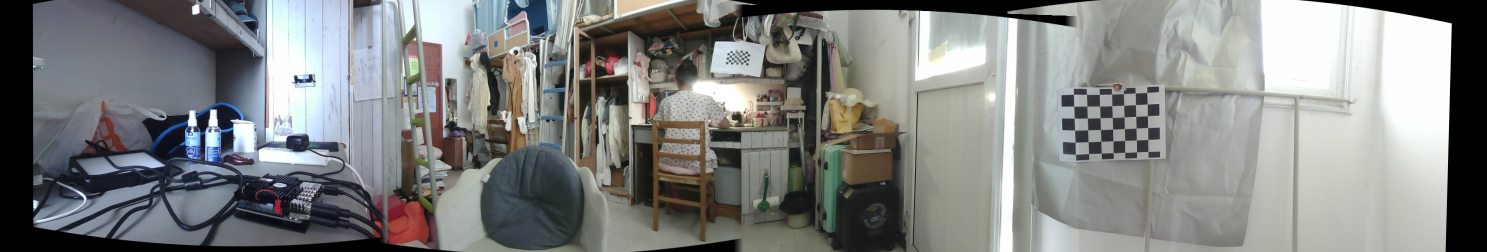
#> input picture output/frame.jpg, 2974 x 504 px (shown at 1/2 size)
$ python stitch_3cam.py --img0 ../output/frame.jpg --img2 ../output/frame.jpg --img4 ../output/frame.jpg
#> lines starting #> are read from the running program, lines starting #| are printed output that depends on the picture; after the words box and inside, x2 and y2 are one past the last pixel; in counts of white or black regions, pixels touching at a corner belong together
### src/utils.py
#!/usr/bin/env python3
"""通用工具函数。

这里放跨模块共用的小工具：日志、目录创建、图像编码、柱面投影、黑边裁剪和线程安全帧缓存。
拼接主流程依赖这里的 SharedFrameBuffer 作为线程之间的“内存管道”。
"""

import threading
import time
from datetime import datetime
from pathlib import Path

import cv2
import numpy as np


# 柱面投影 remap 映射缓存。
# 同一分辨率和焦距下，remap 的 map_x/map_y 每帧完全相同，缓存后可以省掉大量三角函数计算。
# key=(height, width, rounded_focal_length)
_CYLINDRICAL_MAP_CACHE = {}
_CYLINDRICAL_MAP_CACHE_LOCK = threading.Lock()
_CYLINDRICAL_MAP_CACHE_MAX_ITEMS = 16


def log_info(msg: str):
    print(f"[INFO] {msg}")


def log_warn(msg: str):
    print(f"[WARN] {msg}")


def log_error(msg: str):
    print(f"[ERROR] {msg}")


def ensure_dir(path: Path):
    path.mkdir(parents=True, exist_ok=True)


def ensure_bgr(frame):
    if frame is None:
        return None
    if len(frame.shape) == 2:
        return cv2.cvtColor(frame, cv2.COLOR_GRAY2BGR)
    return frame


def timestamp_str() -> str:
    return datetime.now().strftime("%Y%m%d_%H%M%S_%f")[:-3]

# [25 lines left out: functions safe_write_image, image_to_jpeg_bytes, not called in this run]


def load_image(path: Path):
    img = cv2.imread(str(path), cv2.IMREAD_COLOR)
    return img


# [83 lines left out: functions cylindrical_warp, crop_top_bottom_black, not called in this run]


class SharedFrameBuffer:
    """跨线程共享缓冲区。

    数据流向：
    - CaptureService 调用 update_frame(cam_id, frame) 写入原始相机帧。
    - StitchService 调用 get_latest_frames(cam_ids) 读取一组最新帧并生成全景。
    - StitchService 调用 update_stitched_frame(frame) 写入拼接结果。
    - Web 线程调用 get_frame_with_ts / get_stitched_frame_with_ts 做 MJPEG 推流。

    每次更新都会记录 time.time() 时间戳。Web 和拼接线程用时间戳判断是否有新帧，
    避免没有新图时重复编码/重复拼接，降低 CPU 占用。
    """

    # [19 lines left out: functions __init__, update_frame, get_latest_frames, not called in this run]

    def get_frame(self, cam_id: int):
        with self._lock:
            return self._frames.get(cam_id)

    # [9 lines left out: functions get_frame_with_ts, update_stitched_frame, not called in this run]

    def get_stitched_frame(self):
        with self._lock:
            return self._stitched_frame

    # [10 lines left out: functions get_stitched_frame_with_ts, get_stitched_age, not called in this run]

### src/stitch_3cam.py
#!/usr/bin/env python3
"""三路摄像头拼接模块。

三路模式以 cam2 为中心参考图，把 cam0 和 cam4 通过相邻矩阵变换到同一画布。
与四路不同，三路仍保留 H_*.npy 兼容加载，并对仿射矩阵做小角度旋转限制，
避免错误匹配导致画面大幅倾斜。
"""

import argparse
from pathlib import Path

import cv2
import numpy as np

try:
    from .config import (
        AFFINE_BLEND_RATIO,
        AFFINE_BLEND_WIDTH,
        AFFINE_CANVAS_HEIGHT,
        AFFINE_CANVAS_WIDTH,
        AFFINE_MAX_ROTATION_DEG,
        AFFINE_WORK_HEIGHT,
        AFFINE_Y_ALIGN_WEIGHT,
        HOMO_DIR,
    )
    from .utils import ensure_bgr, log_info
except ImportError:
    from config import (
        AFFINE_BLEND_RATIO,
        AFFINE_BLEND_WIDTH,
        AFFINE_CANVAS_HEIGHT,
        AFFINE_CANVAS_WIDTH,
        AFFINE_MAX_ROTATION_DEG,
        AFFINE_WORK_HEIGHT,
        AFFINE_Y_ALIGN_WEIGHT,
        HOMO_DIR,
    )
    from utils import ensure_bgr, log_info


def _as_affine_2x3(mat):
    arr = np.asarray(mat, dtype=np.float64)
    if arr.shape == (2, 3):
        return arr
    if arr.shape == (3, 3):
        return arr[:2, :]
    raise ValueError(f"不支持的矩阵形状: {arr.shape}")


def _to_3x3(affine_2x3):
    out = np.eye(3, dtype=np.float64)
    out[:2, :] = affine_2x3
    return out


def _invert_affine(affine_2x3):
    return cv2.invertAffineTransform(affine_2x3)


def _rigidify_affine(affine_2x3, max_rotation_deg=AFFINE_MAX_ROTATION_DEG):
    """把输入矩阵约束为“小角度旋转 + 平移”。

    这样会丢弃缩放/剪切成分，换来更稳定的实时画面，适合水平固定相机阵列。
    """
    a, b, tx = affine_2x3[0]
    c, d, ty = affine_2x3[1]
    angle = float(np.arctan2(c, a))
    max_rad = float(np.deg2rad(max_rotation_deg))
    angle = float(np.clip(angle, -max_rad, max_rad))
    ca = float(np.cos(angle))
    sa = float(np.sin(angle))
    return np.array([[ca, -sa, tx], [sa, ca, ty]], dtype=np.float64)


def _resize_to_work_height(frame, work_h=AFFINE_WORK_HEIGHT):
    h, w = frame.shape[:2]
    if h == int(work_h):
        return frame
    scale = float(work_h) / float(h)
    out_w = max(1, int(w * scale))
    return cv2.resize(frame, (out_w, int(work_h)), interpolation=cv2.INTER_AREA)


def _compose_affine(a_2x3, b_2x3):
    # 结果为 b ∘ a
    out = _to_3x3(b_2x3) @ _to_3x3(a_2x3)
    return out[:2, :]


def _clamp_ty_to_center(transform_2x3, center_ty, max_abs_offset=10.0):
    ty = float(transform_2x3[1, 2])
    ty = float(np.clip(ty, float(center_ty) - float(max_abs_offset), float(center_ty) + float(max_abs_offset)))
    transform_2x3[1, 2] = ty
    return transform_2x3


def _region_dominant_blend(warped_list, masks, centers_x, blend_width):
    """区域主导拼接：左/中/右分区，仅在缝线带内线性融合。

    思路是按三路图像中心位置排序，把画布划分为左、中、右主导区域；
    只有接缝附近使用线性渐变权重，远离接缝处直接使用主导相机画面，减少重影。
    """
    h, w = warped_list[0].shape[:2]
    order = np.argsort(np.array(centers_x, dtype=np.float32))
    sorted_centers = [float(centers_x[i]) for i in order]

    seam1 = 0.5 * (sorted_centers[0] + sorted_centers[1])
    seam2 = 0.5 * (sorted_centers[1] + sorted_centers[2])
    b = float(blend_width)

    x = np.arange(w, dtype=np.float32)
    w_left = np.zeros(w, dtype=np.float32)
    w_mid = np.zeros(w, dtype=np.float32)
    w_right = np.zeros(w, dtype=np.float32)

    # 左-中缝线
    l1 = seam1 - b * 0.5
    r1 = seam1 + b * 0.5
    w_left[x <= l1] = 1.0
    trans1 = (x > l1) & (x < r1)
    if np.any(trans1):
        t = (x[trans1] - l1) / max(1e-6, (r1 - l1))
        w_left[trans1] = 1.0 - t
        w_mid[trans1] = t
    w_mid[(x >= r1) & (x <= (seam2 - b * 0.5))] = 1.0

    # 中-右缝线
    l2 = seam2 - b * 0.5
    r2 = seam2 + b * 0.5
    trans2 = (x > l2) & (x < r2)
    if np.any(trans2):
        t = (x[trans2] - l2) / max(1e-6, (r2 - l2))
        w_mid[trans2] = 1.0 - t
        w_right[trans2] = t
    w_right[x >= r2] = 1.0

    ws_sorted = [w_left, w_mid, w_right]
    ws = [None, None, None]
    for i, idx in enumerate(order):
        ws[idx] = ws_sorted[i]

    # 羽化边界：让每路图像在自身边缘处权重平滑衰减，减少硬边断裂感。
    feather_px = 20.0
    acc = np.zeros_like(warped_list[0], dtype=np.float32)
    wsum = np.zeros((h, w), dtype=np.float32)
    for img, m, wx in zip(warped_list, masks, ws):
        dist = cv2.distanceTransform((m.astype(np.uint8) * 255), cv2.DIST_L2, 3)
        soft = np.clip(dist / feather_px, 0.0, 1.0).astype(np.float32)
        w2 = (wx[None, :] * soft).astype(np.float32)
        acc += img.astype(np.float32) * w2[:, :, None]
        wsum += w2

    out = np.zeros_like(warped_list[0], dtype=np.uint8)
    valid = wsum > 1e-6
    out[valid] = np.clip((acc[valid] / wsum[valid][:, None]), 0, 255).astype(np.uint8)

    # 残余空洞用中间相机补齐
    m_mid = masks[1]
    hole = (~valid) & m_mid
    if np.any(hole):
        out[hole] = warped_list[1][hole]
        valid[hole] = True

    return out, valid


def _crop_effective_bbox(pano):
    """按非零像素最小外接矩形裁剪，输出标准矩形全景。"""
    gray = cv2.cvtColor(ensure_bgr(pano), cv2.COLOR_BGR2GRAY)
    mask = gray > 0
    ys, xs = np.where(mask)
    if len(xs) == 0 or len(ys) == 0:
        return pano
    x0, x1 = int(xs.min()), int(xs.max()) + 1
    y0, y1 = int(ys.min()), int(ys.max()) + 1
    return pano[y0:y1, x0:x1]


def stitch_frames_3cam(frame0, frame2, frame4, h_0_2, h_2_4):
    """三路拼接入口：cam2 固定在画布中心，cam0/cam4 贴到左右两侧。"""
    frame0 = _resize_to_work_height(ensure_bgr(frame0), AFFINE_WORK_HEIGHT)
    frame2 = _resize_to_work_height(ensure_bgr(frame2), AFFINE_WORK_HEIGHT)
    frame4 = _resize_to_work_height(ensure_bgr(frame4), AFFINE_WORK_HEIGHT)

    a_0_2 = _rigidify_affine(_as_affine_2x3(h_0_2), AFFINE_MAX_ROTATION_DEG)
    a_2_4 = _rigidify_affine(_as_affine_2x3(h_2_4), AFFINE_MAX_ROTATION_DEG)
    a_4_2 = _invert_affine(a_2_4)

    canvas_w = int(AFFINE_CANVAS_WIDTH)
    canvas_h = int(AFFINE_CANVAS_HEIGHT)

    tx2 = (canvas_w - frame2.shape[1]) * 0.5
    ty2 = (canvas_h - frame2.shape[0]) * 0.5
    t2 = np.array([[1.0, 0.0, tx2], [0.0, 1.0, ty2]], dtype=np.float64)

    t0 = _compose_affine(a_0_2, t2)
    t4 = _compose_affine(a_4_2, t2)

    # 以cam2为基准，限制cam0/cam4的ty偏移，避免上下错位导致重影。
    y2 = t2[1, 2]
    t0 = _clamp_ty_to_center(t0, y2, max_abs_offset=10.0)
    t4 = _clamp_ty_to_center(t4, y2, max_abs_offset=10.0)

    warped0 = cv2.warpAffine(frame0, t0, (canvas_w, canvas_h), flags=cv2.INTER_LINEAR, borderMode=cv2.BORDER_CONSTANT, borderValue=0)
    warped2 = cv2.warpAffine(frame2, t2, (canvas_w, canvas_h), flags=cv2.INTER_LINEAR, borderMode=cv2.BORDER_CONSTANT, borderValue=0)
    warped4 = cv2.warpAffine(frame4, t4, (canvas_w, canvas_h), flags=cv2.INTER_LINEAR, borderMode=cv2.BORDER_CONSTANT, borderValue=0)

    m0 = cv2.warpAffine(np.full(frame0.shape[:2], 255, dtype=np.uint8), t0, (canvas_w, canvas_h), flags=cv2.INTER_NEAREST) > 0
    m2 = cv2.warpAffine(np.full(frame2.shape[:2], 255, dtype=np.uint8), t2, (canvas_w, canvas_h), flags=cv2.INTER_NEAREST) > 0
    m4 = cv2.warpAffine(np.full(frame4.shape[:2], 255, dtype=np.uint8), t4, (canvas_w, canvas_h), flags=cv2.INTER_NEAREST) > 0

    c0x = (t0[0, 0] * frame0.shape[1] * 0.5 + t0[0, 1] * frame0.shape[0] * 0.5 + t0[0, 2])
    c2x = (t2[0, 0] * frame2.shape[1] * 0.5 + t2[0, 1] * frame2.shape[0] * 0.5 + t2[0, 2])
    c4x = (t4[0, 0] * frame4.shape[1] * 0.5 + t4[0, 1] * frame4.shape[0] * 0.5 + t4[0, 2])

    dyn_blend = 100
    pano, valid = _region_dominant_blend(
        [warped0, warped2, warped4],
        [m0, m2, m4],
        [c0x, c2x, c4x],
        blend_width=dyn_blend,
    )
    pano = _crop_effective_bbox(pano)

    return pano


def load_h_3cam(homo_dir: Path = HOMO_DIR):
    """加载三路拼接矩阵。

    优先使用 compute_H.py 新生成的 A_0_2/A_2_4；如果没有，则兼容旧的 H_0_2/H_2_4。
    """
    a_0_2_path = homo_dir / "A_0_2.npy"
    a_2_4_path = homo_dir / "A_2_4.npy"
    if a_0_2_path.exists() and a_2_4_path.exists():
        a_0_2 = np.load(str(a_0_2_path))
        a_2_4 = np.load(str(a_2_4_path))
        log_info("已加载 A_0_2.npy 与 A_2_4.npy")
        return a_0_2, a_2_4

    # 兼容旧文件
    h_0_2_path = homo_dir / "H_0_2.npy"
    h_2_4_path = homo_dir / "H_2_4.npy"
    if not h_0_2_path.exists() or not h_2_4_path.exists():
        raise FileNotFoundError("缺少变换矩阵：请先运行 compute_H.py")
    h_0_2 = np.load(str(h_0_2_path))
    h_2_4 = np.load(str(h_2_4_path))
    log_info("已加载 H_0_2.npy 与 H_2_4.npy（兼容模式）")
    return _as_affine_2x3(h_0_2), _as_affine_2x3(h_2_4)


def main():
    parser = argparse.ArgumentParser(description="三路离线拼接测试")
    parser.add_argument("--img0", required=True)
    parser.add_argument("--img2", required=True)
    parser.add_argument("--img4", required=True)
    parser.add_argument("--out", default="stitch3_result.jpg")
    args = parser.parse_args()

    img0 = cv2.imread(args.img0)
#> img0 is the input picture: shape (504, 2974, 3); mean B, G, R 129.3, 130.5, 128.6
    img2 = cv2.imread(args.img2)
    img4 = cv2.imread(args.img4)
    if img0 is None or img2 is None or img4 is None:
        raise RuntimeError("输入图像读取失败")

    h_0_2, h_2_4 = load_h_3cam()
#> (reads homography/A_0_2.npy from the repository)
#> (reads homography/A_2_4.npy from the repository)
    pano = stitch_frames_3cam(img0, img2, img4, h_0_2, h_2_4)
#> in _resize_to_work_height, `h, w = frame.shape[:2]`: h = 504; w = 2974
#> in _resize_to_work_height, `scale = float(work_h) / float(h)`: scale = 1.07
#> in _resize_to_work_height, `out_w = max(1, int(w * scale))`: out_w = 3186
#> in stitch_frames_3cam, `warped4 = cv2.warpAffine(frame4, t4, (canvas_w, canvas_h), flags=cv2.I..`:
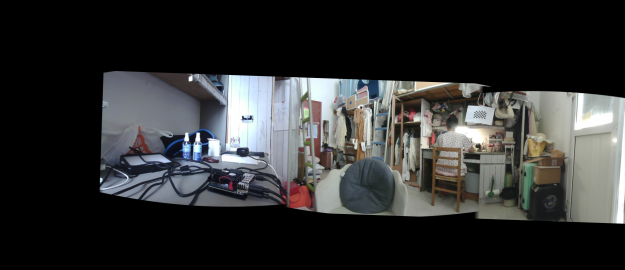
#> warped4: shape (1080, 2500, 3) (shown at 1/4 size); mean of channels 0, 1, 2 49.3, 49.4, 48.7; drawn as B, G, R
#> in _region_dominant_blend, `order = np.argsort(np.array(centers_x, dtype=np.float32))`: order = [0, 1, 2]
#> in _region_dominant_blend, `sorted_centers = [float(centers_x[i]) for i in order]`: sorted_centers = [652.3, 1250, 1926.6]
#> in _region_dominant_blend, `seam1 = 0.5 * (sorted_centers[0] + sorted_centers[1])`: seam1 = 951.1
#> in _region_dominant_blend, `seam2 = 0.5 * (sorted_centers[1] + sorted_centers[2])`: seam2 = 1588.3
#> in _region_dominant_blend, `l1 = seam1 - b * 0.5`: l1 = 901.1
#> in _region_dominant_blend, `r1 = seam1 + b * 0.5`: r1 = 1001.1
#> in _region_dominant_blend, `t = (x[trans1] - l1) / max(1e-6, (r1 - l1))`: t = 100 values from 0.00857 to 0.999
#> in _region_dominant_blend, `l2 = seam2 - b * 0.5`: l2 = 1538.3
#> in _region_dominant_blend, `r2 = seam2 + b * 0.5`: r2 = 1638.3
#> in _region_dominant_blend, `t = (x[trans2] - l2) / max(1e-6, (r2 - l2))`: t = 100 values from 0.00701 to 0.997
#> the loop in _region_dominant_blend, `for i, idx in enumerate(order):` made 3 passes
#> after the loop in _region_dominant_blend, `for i, idx in enumerate(order):`: ws = 3 items
#> the loop in _region_dominant_blend, `for img, m, wx in zip(warped_list, masks, ws):` made 3 passes
#> pass 1, in _region_dominant_blend, `dist = cv2.distanceTransform((m.astype(np.uint8) * 255), cv2.DIST_L2, 3)`:
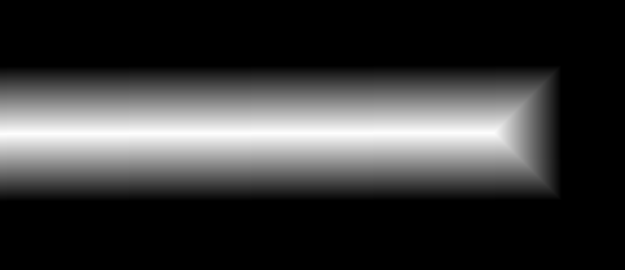
#> dist: shape (1080, 2500) float32 (shown at 1/4 size); min 0, max 258.3, mean 55.8; drawn with min black and max white
#> in _region_dominant_blend, `valid = wsum > 1e-6`:
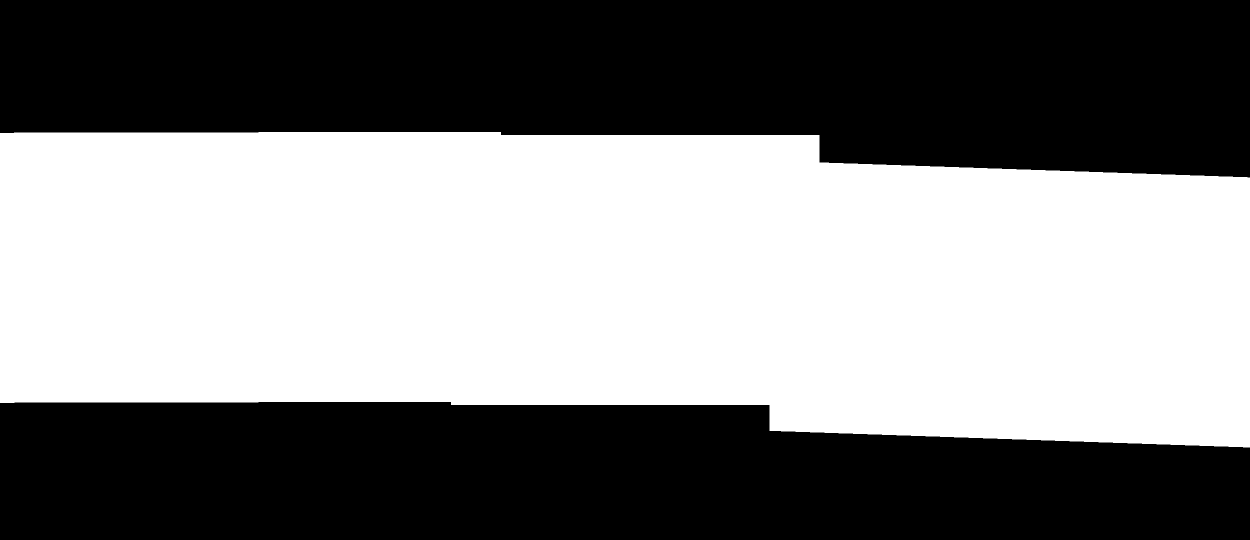
#> valid: shape (1080, 2500) bool (shown at 1/2 size); 50.2% white; 2 black regions, box (x1, y1, x2, y2) and area: (0, 0, 2500, 355) 729592, (0, 804, 2500, 1080) 614182
#> in _region_dominant_blend, `hole = (~valid) & m_mid`:
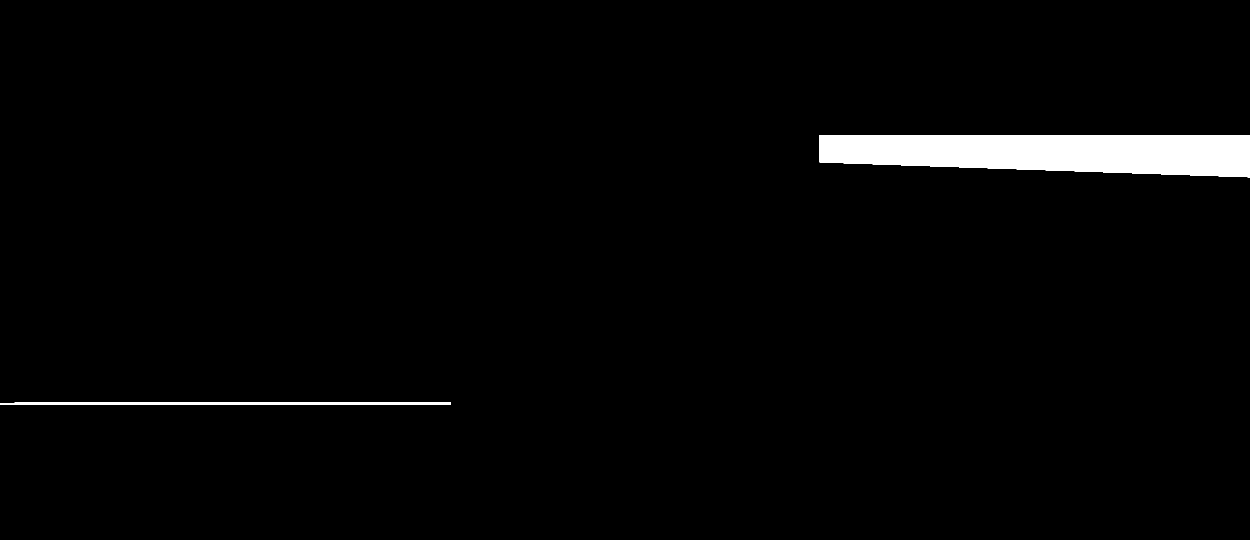
#> hole: shape (1080, 2500) bool (shown at 1/2 size); 2.4% white; 2 white regions, box (x1, y1, x2, y2) and area: (1639, 270, 2500, 355) 60059, (0, 804, 902, 810) 4866
#> in _region_dominant_blend, `out[hole] = warped_list[1][hole]`:
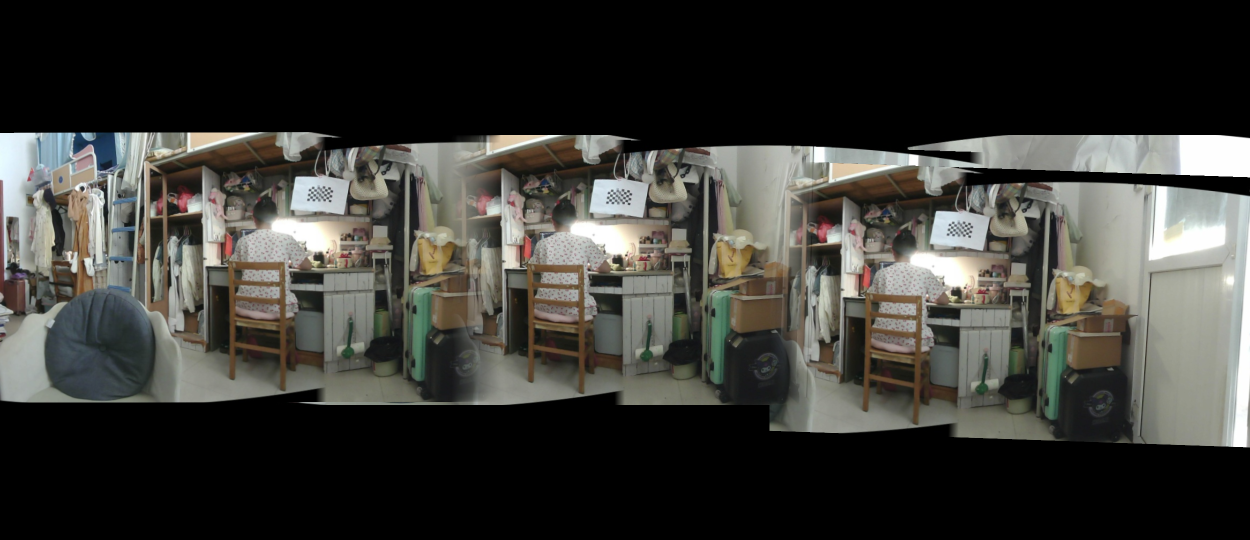
#> out: shape (1080, 2500, 3) (shown at 1/2 size); mean of channels 0, 1, 2 54.3, 58.6, 59; drawn as B, G, R
#> in _crop_effective_bbox, `mask = gray > 0`:
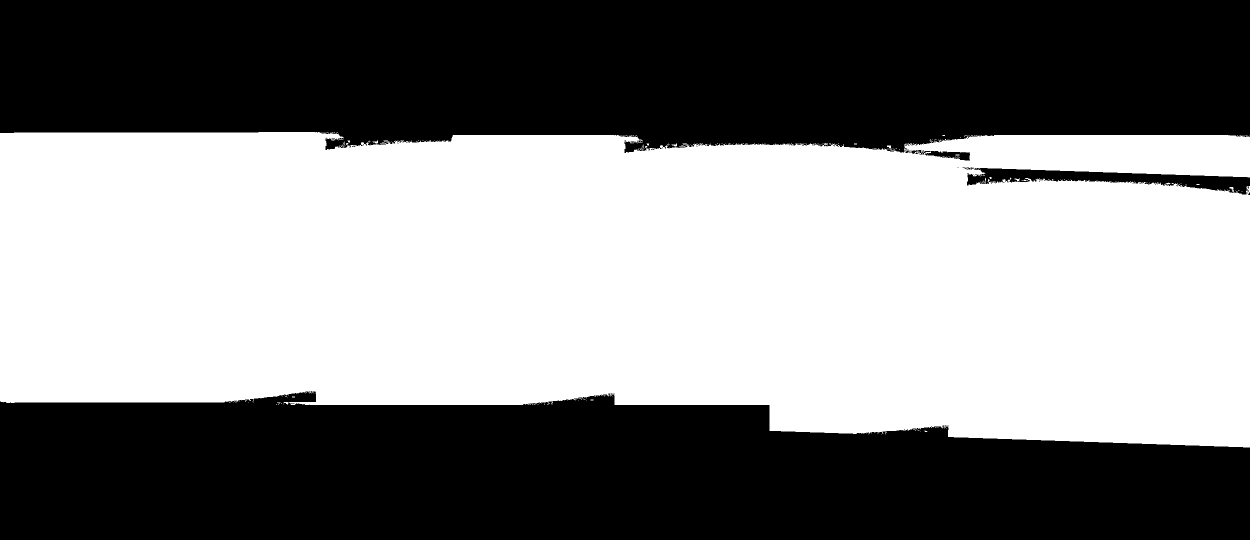
#> mask: shape (1080, 2500) bool (shown at 1/2 size); 51% white; 35 black regions (29 under 20 px), largest, box (x1, y1, x2, y2) and area: (0, 0, 2500, 306) 689979, (0, 782, 2500, 1080) 618185, (1934, 336, 2500, 389) 12437, (1845, 300, 1940, 321) 1015, (1818, 300, 1846, 309) 127, (1926, 335, 1948, 339) 48
#> in _crop_effective_bbox, `x0, x1 = int(xs.min()), int(xs.max()) + 1`: x0 = 0; x1 = 2500
#> in _crop_effective_bbox, `y0, y1 = int(ys.min()), int(ys.max()) + 1`: y0 = 264; y1 = 895
#> in _crop_effective_bbox, `return pano[y0:y1, x0:x1]`:
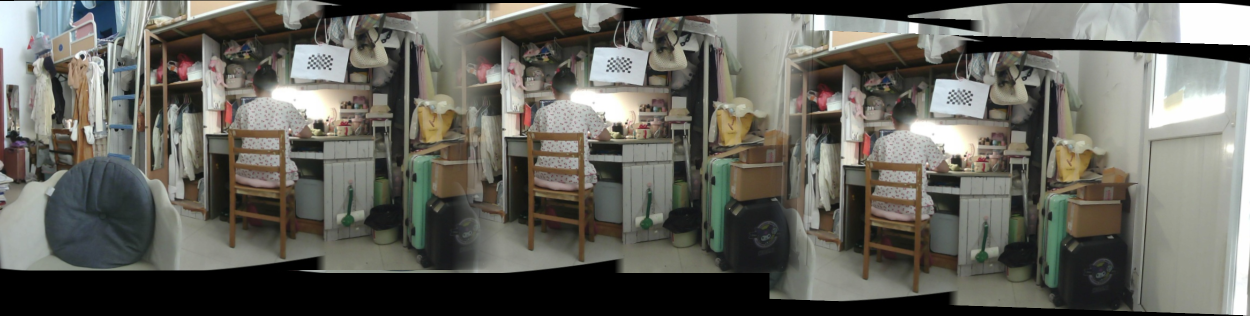
#> returned value: shape (631, 2500, 3) (shown at 1/2 size); mean of channels 0, 1, 2 92.9, 100.3, 101; drawn as B, G, R
    cv2.imwrite(args.out, pano)
    log_info(f"输出已保存: {args.out}")


if __name__ == "__main__":
    main()
